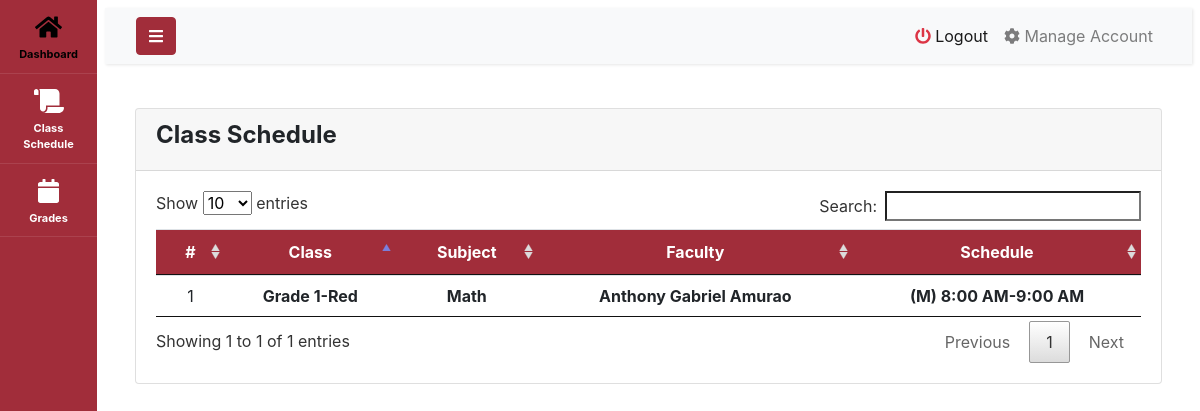
The app's page /index.php?page=Class_Subject (signed in) with its own data.
### tables this page shows
CREATE TABLE `class_subjects` (
  `Id` int(50) NOT NULL,
  `class_id` int(50) NOT NULL,
  `subject_id` int(50) NOT NULL,
  `faculty_id` int(20) NOT NULL,
  `day` varchar(10) NOT NULL,
  `start_time` time NOT NULL,
  `end_time` time NOT NULL,
  `added_at` datetime NOT NULL DEFAULT current_timestamp()
);

CREATE TABLE `subjects` (
  `Id` int(200) NOT NULL,
  `Subject` varchar(100) NOT NULL,
  `Description` varchar(200) NOT NULL,
  `added_at` datetime NOT NULL DEFAULT current_timestamp()
);

### Class_Subject.php (the view, shortened to what this page needs)
<?php
 include 'database/db_connect.php';
?>
<!DOCTYPE html>
<html lang="en">
<head>
</head>
<body >
<div class="container-fluid">
    <div class="col-lg-12">
        <div class="row">
            <div class="col-md-12">
                <div class="card ">
                    <div class="card-header" >
                        <h4><b >Class Schedule</b></h4>
                    </div>
                    <div class="table-responsive">
					<div class="card-body">
						<table id ="myTable"class="table table-sm table-hover">
							<thead>
								<tr>
									<th class="text-center">#</th>
									<th class="text-center">Class</th>
									<th class="text-center">Subject</th>
									<th class="text-center">Faculty</th>
                                    <th class="text-center">Schedule</th>
								</tr>
							</thead>
							<tbody>
                            <?php
                                $faculty_id = $_SESSION['login_Faculty_Id'];
                                if ($_SESSION['login_access'] == 2) {
                                    $stmt = $connection->prepare("
                                        SELECT cs.*,
                                            CONCAT(g.Gradelevel, '-', c.Section) AS `class`,
                                            s.Subject AS subject,
                                            CONCAT(f.Firstname, ' ', f.Middlename, ' ', f.Lastname) AS fullname,
                                            CONCAT('(', d.day, ') ',
                                                    DATE_FORMAT(cs.start_time, '%l:%i %p'), '-',
                                                    DATE_FORMAT(cs.end_time, '%l:%i %p')) AS `schedule`
                                        FROM class_subjects cs
                                        LEFT JOIN `class` c ON c.Id = cs.class_id
                                        INNER JOIN gradelevel g ON g.Id = c.Gradelevel_Id
                                        LEFT JOIN faculty f ON f.Id = cs.faculty_id
                                        LEFT JOIN subjects s ON s.Id = cs.subject_id
                                        LEFT JOIN days d ON d.Id = cs.day
                                        WHERE f.Id = ?
                                        ORDER BY CONCAT(g.Gradelevel, '-', c.Section) ASC;
                                    ");
                                    $stmt->bind_param("i", $faculty_id);
                                } elseif($_SESSION['login_access'] == 1){
                                    $student_class_id = $_SESSION['login_stud_class_id'];
                                    $stmt = $connection->prepare("
                                    SELECT cs.*,
                                        CONCAT(g.Gradelevel, '-', c.Section) AS `class`,
                                        s.Subject AS subject,
                                        CONCAT(f.Firstname, ' ', f.Middlename, ' ', f.Lastname) AS fullname,
                                        CONCAT('(', d.day, ') ',
                                                DATE_FORMAT(cs.start_time, '%l:%i %p'), '-',
                                                DATE_FORMAT(cs.end_time, '%l:%i %p')) AS `schedule`
                                    FROM class_subjects cs
                                    LEFT JOIN `class` c ON c.Id = cs.class_id
                                    INNER JOIN gradelevel g ON g.Id = c.Gradelevel_Id
                                    LEFT JOIN faculty f ON f.Id = cs.faculty_id
                                    LEFT JOIN subjects s ON s.Id = cs.subject_id
                                    LEFT JOIN days d ON d.Id = cs.day
                                    WHERE cs.class_id = ?
                                    ORDER BY CONCAT(g.Gradelevel, '-', c.Section) ASC;
                                ");
                                $stmt->bind_param("i", $student_class_id);
                                }
                                $stmt->execute();
                                $i = 1;
                                $result = $stmt->get_result();
                                while($row = $result->fetch_assoc()):
                                ?>
                            <tr>
                                <td class="text-center"><?php echo $i++; ?></td>
                                <td class="text-center">
                                    <b><p> <?php echo $row['class'] ?></p></b>
                                </td>
                                <td class="text-center">
                                    <b><p> <?php echo $row['subject'] ?></p></b>
                                </td>
                                <td class="text-center">
                                    <b><p> <?php echo $row['fullname'] ?></p></b>
                                </td>
                                <td class="text-center">
                                    <b><p> <?php echo $row['schedule'] ?></p></b>
                                </td>
                            </tr>
								<?php endwhile; ?>
							</tbody>
						</table>
					</div>
                    </div>
				</div>
			</div>
		</div>
	</div>
</div>
</body>
</html>

### Class_Subject.php (style rules this page uses)
td { vertical-align: middle !important; }
td p { margin: unset }

### records on screen
class_subjects: class "Grade 1-Red", subject.Subject "Math", fullname "Anthony Gabriel Amurao", schedule "(M) 8:00 AM-9:00 AM"
